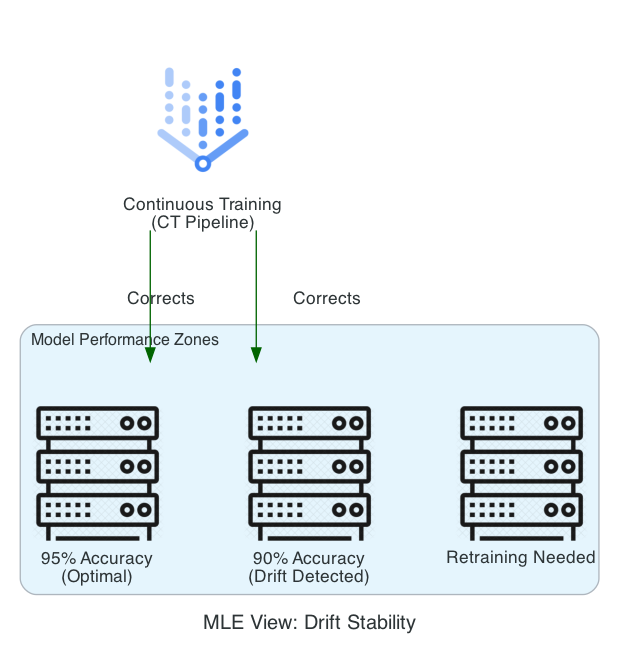

The script that drew this image:
from diagrams import Diagram, Cluster, Edge
from diagrams.gcp.ml import VertexAI
from diagrams.generic.compute import Rack

graph_attr = {"pad": "0.1", "nodesep": "0.8", "ranksep": "1.2", "bgcolor": "transparent"}

with Diagram("MLE View: Drift Stability", show=False, filename="doc_drift_heatmap", direction="TB", graph_attr=graph_attr):
    with Cluster("Model Performance Zones"):
        high = Rack("95% Accuracy\n(Optimal)")
        mid = Rack("90% Accuracy\n(Drift Detected)")
        low = Rack("Retraining Needed")
    
    loop = VertexAI("Continuous Training\n(CT Pipeline)")
    
    loop >> Edge(label="Corrects", color="darkgreen") >> [high, mid]
